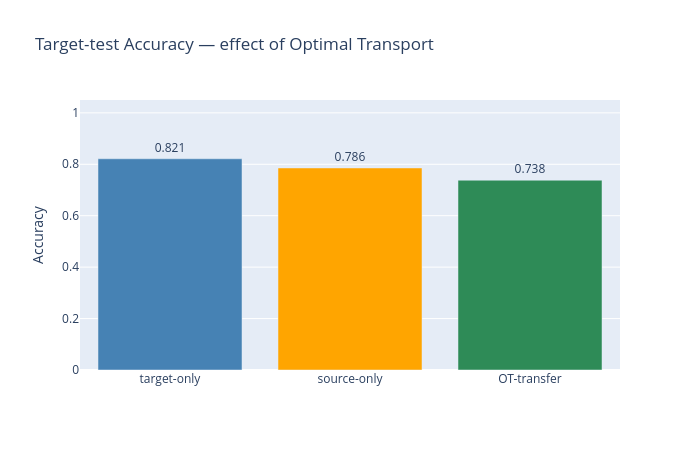

This figure's notebook cell:
### Markdown cell above
## Step 5 — Classify: does OT transfer actually help?

Compare three classifiers on the **target test set**:

| Model | Trained on |
|---|---|
| (a) target-only baseline | the 15 labelled target points |
| (b) source-only (no OT) | raw source features + source labels |
| (c) **OT-transfer** | **transported** source features + source labels |

### Code cell
# (a) Target-only baseline
clf_tgt = DecisionTreeClassifier(max_depth=5, random_state=0).fit(Xt_lab, yt_labeled)
acc_tgt = accuracy_score(yt_test, clf_tgt.predict(Xt_te))

# (b) Source-only baseline (no transport)
clf_src = DecisionTreeClassifier(max_depth=5, random_state=0).fit(Xs, ys)
acc_src = accuracy_score(yt_test, clf_src.predict(Xt_te))

# (c) OT-transfer: classifier trained on transported source
clf_ot = DecisionTreeClassifier(max_depth=5, random_state=0).fit(Xs_transported, ys)
acc_ot = accuracy_score(yt_test, clf_ot.predict(Xt_te))

print(f"{'Method':<30} {'Target-test accuracy':>22}")
print("-" * 54)
print(f"{'(a) target-only (15 labels)':<30} {acc_tgt:>22.3f}")
print(f"{'(b) source-only (no OT)':<30} {acc_src:>22.3f}")
print(f"{'(c) OT-transfer (Sinkhorn)':<30} {acc_ot:>22.3f}")

fig = go.Figure()
fig.add_trace(go.Bar(
    x=["target-only", "source-only", "OT-transfer"],
    y=[acc_tgt, acc_src, acc_ot],
    marker_color=["steelblue", "orange", "seagreen"],
    text=[f"{v:.3f}" for v in [acc_tgt, acc_src, acc_ot]],
    textposition="outside",
))
fig.update_layout(
    title="Target-test Accuracy — effect of Optimal Transport",
    yaxis_title="Accuracy", yaxis=dict(range=[0, 1.05]),
    width=700, height=450,
)
fig.show()

### Figure 1 — Plotly figure (JSON) as saved in the notebook; plotly's stock layout.template omitted (floating-point values rounded to 4 significant figures)
{"data": [{"marker": {"color": ["steelblue", "orange", "seagreen"]}, "text": ["0.821", "0.786", "0.738"], "textposition": "outside", "type": "bar", "x": ["target-only", "source-only", "OT-transfer"], "y": [0.8214, 0.7857, 0.7381]}], "layout": {"height": 450, "title": {"text": "Target-test Accuracy — effect of Optimal Transport"}, "width": 700, "yaxis": {"range": [0, 1.05], "title": {"text": "Accuracy"}}}}
